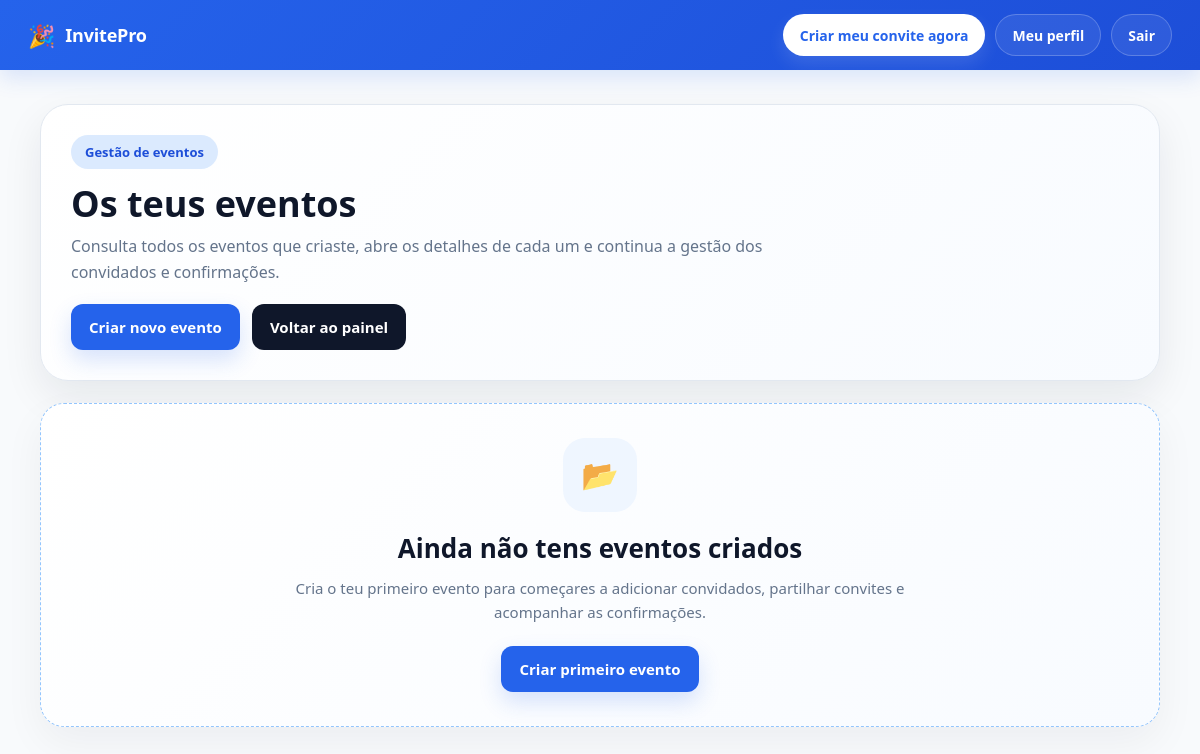
Before: /event/ (signed in) with the older database file.
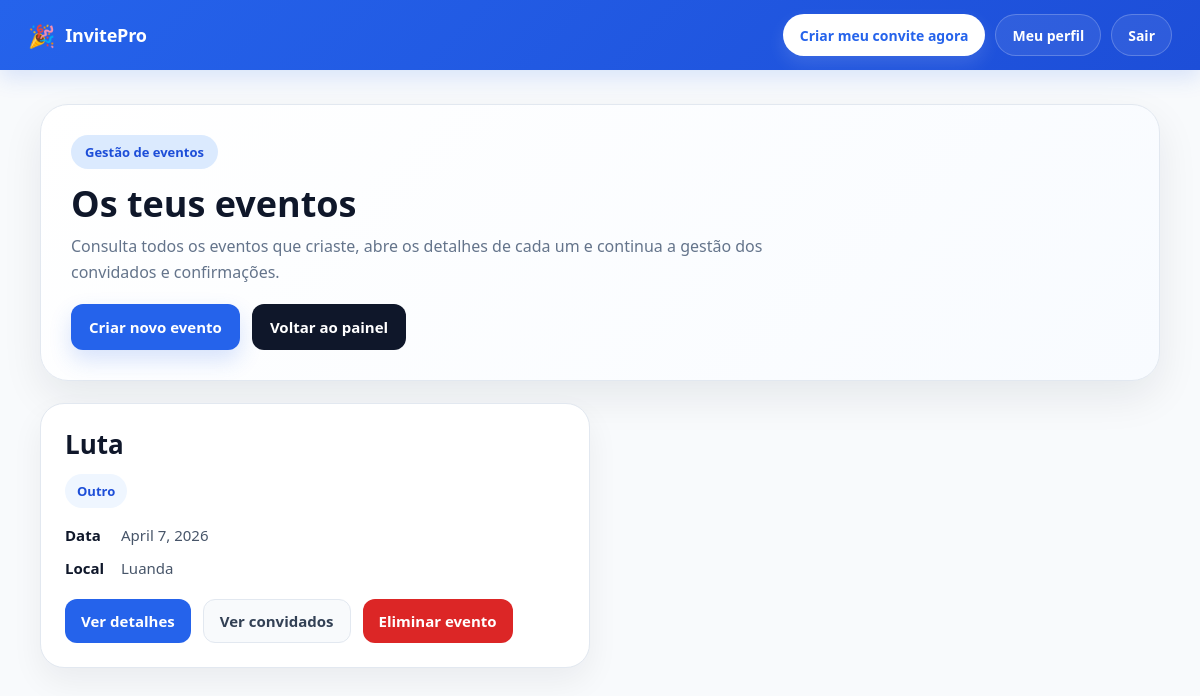
After: the same page with the newer database file.
### events/models.py (models this page shows, shortened)
class Event(models.Model):
    EVENT_TYPES = [
        ('aniversario', 'Aniversário'),
        ('casamento', 'Casamento'),
        ('noivado', 'Noivado'),
        ('baptizado', 'Baptizado'),
        ('cha_de_bebe', 'Chá de bebé'),
        ('formatura', 'Formatura'),
        ('conferencia', 'Conferência'),
        ('reuniao', 'Reunião'),
        ('evento_corporativo', 'Evento corporativo'),
        ('outro', 'Outro'),
    ]
    owner = models.ForeignKey(User, on_delete=models.CASCADE, null=True, blank=True)
    name = models.CharField(max_length=200)
    event_type = models.CharField(max_length=30, choices=EVENT_TYPES)
    custom_event_type = models.CharField(max_length=100, blank=True)
    date = models.DateField()
    location = models.CharField(max_length=255)
    description = models.TextField(blank=True)
    created_at = models.DateTimeField(auto_now_add=True)
    def event_type_label(self):
        if self.event_type == 'outro' and self.custom_event_type:
            return self.custom_event_type
        return self.get_event_type_display()

### events/views.py (the view)
# urls.py: path('', views.event_list, name='event_list'),
def event_list(request):
    events = Event.objects.filter(owner=request.user).order_by('-date')
    return render(request, 'events/event_list.html', {'events': events})

### events/templates/events/event_list.html (shortened to what this page needs)
{% extends "base.html" %}
{% block content %}
<div class="events-wrapper">
    <div class="hero-card">
        <div class="hero-top">
            <div>
                <div class="hero-badge"> Gestão de eventos</div>
                <h1 class="hero-title">Os teus eventos</h1>
                <p class="hero-subtitle">
                    Consulta todos os eventos que criaste, abre os detalhes de cada um e continua a gestão dos convidados e confirmações.
                </p>
            </div>
            <div class="hero-actions">
                <a href="/create/" class="hero-btn primary"> Criar novo evento</a>
                <a href="/" class="hero-btn secondary"> Voltar ao painel</a>
            </div>
        </div>
    </div>
    {% if events %}
        <div class="events-grid">
            {% for event in events %}
                <div class="event-card">
                    <div class="event-card-top">
                        <h2 class="event-title">
                            <a href="/event/{{ event.id }}/">{{ event.name }}</a>
                        </h2>
                        <div class="event-badge">{{ event.event_type_label }}</div>
                        <div class="event-meta">
                            <div class="event-meta-item">
                                <span class="event-meta-label">Data</span>
                                <span>{{ event.date }}</span>
                            </div>
                            <div class="event-meta-item">
                                <span class="event-meta-label">Local</span>
                                <span>{{ event.location }}</span>
                            </div>
                        </div>
                    </div>
             <div class="event-actions">
    <a href="/event/{{ event.id }}/" class="event-btn primary">Ver detalhes</a>
    <a href="{% url 'event_guests' event.id %}" class="event-btn light">Ver convidados</a>
    <a href="{% url 'delete_event' event.id %}"
       class="event-btn danger"
       onclick="return confirm('Tens a certeza que queres eliminar este evento?');">
        Eliminar evento
    </a>
</div>
                </div>
            {% endfor %}
        </div>
    {% else %}
        <div class="empty-card">
            <div class="empty-icon">📂</div>
            <h2 class="empty-title">Ainda não tens eventos criados</h2>
            <p class="empty-text">
                Cria o teu primeiro evento para começares a adicionar convidados, partilhar convites e acompanhar as confirmações.
            </p>
            <a href="/create/" class="empty-btn">Criar primeiro evento</a>
        </div>
    {% endif %}
</div>
{% endblock %}

Changed rows visible on the page:
added Event: name "Luta", event_type_label "Outro", date "April 7, 2026", location "Luanda"
Other visible differences:
text no longer shown: "📂 Ainda não tens eventos criados Cria o teu primeiro evento para começares a adicionar convidados, partilhar convites e acompanhar as confirmações. Criar primeiro evento"
